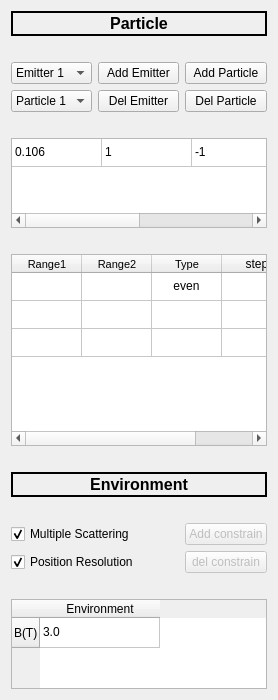
      <widget class="QWidget" name="page_2">
       <layout class="QGridLayout" name="gridLayout_3">
        <item row="9" column="0" colspan="3">
         <widget class="QTableWidget" name="par_emit_info">
          <property name="sizePolicy">
           <sizepolicy hsizetype="Expanding" vsizetype="Maximum">
            <horstretch>0</horstretch>
            <verstretch>0</verstretch>
           </sizepolicy>
          </property>
          <property name="minimumSize">
           <size>
            <width>0</width>
            <height>140</height>
           </size>
          </property>
          <property name="autoFillBackground">
           <bool>false</bool>
          </property>
          <property name="autoScroll">
           <bool>true</bool>
          </property>
          <property name="sortingEnabled">
           <bool>false</bool>
          </property>
          <property name="cornerButtonEnabled">
           <bool>true</bool>
          </property>
          <attribute name="horizontalHeaderCascadingSectionResizes">
           <bool>false</bool>
          </attribute>
          <attribute name="horizontalHeaderMinimumSectionSize">
           <number>25</number>
          </attribute>
          <attribute name="horizontalHeaderDefaultSectionSize">
           <number>70</number>
          </attribute>
          <attribute name="verticalHeaderVisible">
           <bool>false</bool>
          </attribute>
          <attribute name="verticalHeaderMinimumSectionSize">
           <number>25</number>
          </attribute>
          <attribute name="verticalHeaderDefaultSectionSize">
           <number>28</number>
          </attribute>
          <row>
           <property name="text">
            <string>p(GeV)</string>
           </property>
           <property name="font">
            <font>
             <pointsize>8</pointsize>
            </font>
           </property>
          </row>
          <row>
           <property name="text">
            <string>cos(θ)</string>
           </property>
           <property name="font">
            <font>
             <pointsize>8</pointsize>
            </font>
           </property>
          </row>
          <row>
           <property name="text">
            <string>φ(°)</string>
           </property>
           <property name="font">
            <font>
             <pointsize>8</pointsize>
            </font>
           </property>
          </row>
          <column>
           <property name="text">
            <string>Range1</string>
           </property>
           <property name="font">
            <font>
             <pointsize>8</pointsize>
            </font>
           </property>
          </column>
          <column>
           <property name="text">
            <string>Range2</string>
           </property>
           <property name="font">
            <font>
             <pointsize>8</pointsize>
            </font>
           </property>
          </column>
          <column>
           <property name="text">
            <string>Type</string>
           </property>
           <property name="font">
            <font>
             <pointsize>8</pointsize>
            </font>
           </property>
          </column>
          <column>
           <property name="text">
            <string>step</string>
           </property>
          </column>
          <item row="0" column="2">
           <property name="text">
            <string>even</string>
           </property>
           <property name="textAlignment">
            <set>AlignCenter</set>
           </property>
          </item>
         </widget>
        </item>
        <item row="3" column="2">
         <widget class="QPushButton" name="add_par_button">
          <property name="text">
           <string>Add Particle</string>
          </property>
         </widget>
        </item>
        <item row="17" column="0" colspan="3">
         <spacer name="verticalSpacer_2">
          <property name="orientation">
           <enum>Qt::Vertical</enum>
          </property>
          <property name="sizeType">
           <enum>QSizePolicy::MinimumExpanding</enum>
          </property>
          <property name="sizeHint" stdset="0">
           <size>
            <width>20</width>
            <height>0</height>
           </size>
          </property>
         </spacer>
        </item>
        <item row="13" column="2">
         <widget class="QPushButton" name="add_envir_constrain_button">
          <property name="enabled">
           <bool>false</bool>
          </property>
          <property name="text">
           <string>Add constrain</string>
          </property>
         </widget>
        </item>
        <item row="4" column="2">
         <widget class="QPushButton" name="del_par_button">
          <property name="text">
           <string>Del Particle</string>
          </property>
         </widget>
        </item>
        <item row="10" column="0" colspan="3">
         <spacer name="verticalSpacer_3">
          <property name="orientation">
           <enum>Qt::Vertical</enum>
          </property>
          <property name="sizeType">
           <enum>QSizePolicy::Preferred</enum>
          </property>
          <property name="sizeHint" stdset="0">
           <size>
            <width>20</width>
            <height>20</height>
           </size>
          </property>
         </spacer>
        </item>
        <item row="11" column="0" colspan="3">
         <widget class="QLabel" name="envir_label">
          <property name="minimumSize">
           <size>
            <width>0</width>
            <height>25</height>
           </size>
          </property>
          <property name="maximumSize">
           <size>
            <width>16777215</width>
            <height>30</height>
           </size>
          </property>
          <property name="font">
           <font>
            <pointsize>12</pointsize>
            <weight>75</weight>
            <bold>true</bold>
           </font>
          </property>
          <property name="frameShape">
           <enum>QFrame::WinPanel</enum>
          </property>
          <property name="text">
           <string>Environment</string>
          </property>
          <property name="alignment">
           <set>Qt::AlignCenter</set>
          </property>
         </widget>
        </item>
        <item row="14" column="0" colspan="2">
         <widget class="QCheckBox" name="RE_checkbox">
          <property name="text">
           <string>Position Resolution</string>
          </property>
          <property name="checked">
           <bool>true</bool>
          </property>
         </widget>
        </item>
        <item row="7" column="0" colspan="3">
         <spacer name="verticalSpacer_5">
          <property name="orientation">
           <enum>Qt::Vertical</enum>
          </property>
          <property name="sizeType">
           <enum>QSizePolicy::Preferred</enum>
          </property>
          <property name="sizeHint" stdset="0">
           <size>
            <width>20</width>
            <height>20</height>
           </size>
          </property>
         </spacer>
        </item>
        <item row="3" column="1">
         <widget class="QPushButton" name="add_emit_button">
          <property name="text">
           <string>Add Emitter</string>
          </property>
         </widget>
        </item>
        <item row="4" column="1">
         <widget class="QPushButton" name="add_emit_button_2">
          <property name="text">
           <string>Del Emitter</string>
          </property>
         </widget>
        </item>
        <item row="0" column="0" colspan="3">
         <widget class="QLabel" name="par_label">
          <property name="minimumSize">
           <size>
            <width>0</width>
            <height>25</height>
           </size>
          </property>
          <property name="maximumSize">
           <size>
            <width>16777215</width>
            <height>30</height>
           </size>
          </property>
          <property name="font">
           <font>
            <pointsize>12</pointsize>
            <weight>75</weight>
            <bold>true</bold>
           </font>
          </property>
          <property name="frameShape">
           <enum>QFrame::WinPanel</enum>
          </property>
          <property name="text">
           <string>Particle</string>
          </property>
          <property name="alignment">
           <set>Qt::AlignCenter</set>
          </property>
         </widget>
        </item>
        <item row="16" column="0" colspan="3">
         <widget class="QTableWidget" name="environment_tableWidget">
          <property name="sizePolicy">
           <sizepolicy hsizetype="Expanding" vsizetype="Preferred">
            <horstretch>0</horstretch>
            <verstretch>0</verstretch>
           </sizepolicy>
          </property>
          <property name="minimumSize">
           <size>
            <width>0</width>
            <height>60</height>
           </size>
          </property>
          <property name="maximumSize">
           <size>
            <width>16777215</width>
            <height>90</height>
           </size>
          </property>
          <attribute name="horizontalHeaderDefaultSectionSize">
           <number>120</number>
          </attribute>
          <row>
           <property name="text">
            <string>B(T)</string>
           </property>
          </row>
          <column>
           <property name="text">
            <string>Environment</string>
           </property>
          </column>
          <item row="0" column="0">
           <property name="text">
            <string>3.0</string>
           </property>
          </item>
         </widget>
        </item>
        <item row="5" column="0" colspan="3">
         <spacer name="verticalSpacer_7">
          <property name="orientation">
           <enum>Qt::Vertical</enum>
          </property>
          <property name="sizeType">
           <enum>QSizePolicy::Preferred</enum>
          </property>
          <property name="sizeHint" stdset="0">
           <size>
            <width>20</width>
            <height>20</height>
           </size>
          </property>
         </spacer>
        </item>
        <item row="2" column="0" colspan="3">
         <spacer name="verticalSpacer_4">
          <property name="orientation">
           <enum>Qt::Vertical</enum>
          </property>
          <property name="sizeType">
           <enum>QSizePolicy::Preferred</enum>
          </property>
          <property name="sizeHint" stdset="0">
           <size>
            <width>20</width>
            <height>20</height>
           </size>
          </property>
         </spacer>
        </item>
        <item row="13" column="0" colspan="2">
         <widget class="QCheckBox" name="MS_checkbox">
          <property name="layoutDirection">
           <enum>Qt::LeftToRight</enum>
          </property>
          <property name="text">
           <string>Multiple Scattering</string>
          </property>
          <property name="checked">
           <bool>true</bool>
          </property>
         </widget>
        </item>
        <item row="6" column="0" colspan="3">
         <widget class="QTableWidget" name="particle_info">
          <property name="sizePolicy">
           <sizepolicy hsizetype="Expanding" vsizetype="Maximum">
            <horstretch>0</horstretch>
            <verstretch>0</verstretch>
           </sizepolicy>
          </property>
          <property name="minimumSize">
           <size>
            <width>0</width>
            <height>0</height>
           </size>
          </property>
          <property name="maximumSize">
           <size>
            <width>16777215</width>
            <height>90</height>
           </size>
          </property>
          <attribute name="horizontalHeaderVisible">
           <bool>false</bool>
          </attribute>
          <attribute name="horizontalHeaderCascadingSectionResizes">
           <bool>false</bool>
          </attribute>
          <attribute name="horizontalHeaderDefaultSectionSize">
           <number>90</number>
          </attribute>
          <attribute name="verticalHeaderVisible">
           <bool>false</bool>
          </attribute>
          <attribute name="verticalHeaderMinimumSectionSize">
           <number>20</number>
          </attribute>
          <attribute name="verticalHeaderDefaultSectionSize">
           <number>28</number>
          </attribute>
          <attribute name="verticalHeaderHighlightSections">
           <bool>true</bool>
          </attribute>
          <row>
           <property name="text">
            <string>Particle</string>
           </property>
          </row>
          <column>
           <property name="text">
            <string>Mass(GeV)</string>
           </property>
           <property name="font">
            <font>
             <pointsize>8</pointsize>
            </font>
           </property>
          </column>
          <column>
           <property name="text">
            <string>Charge</string>
           </property>
           <property name="font">
            <font>
             <pointsize>8</pointsize>
            </font>
           </property>
          </column>
          <column>
           <property name="text">
            <string>beam spot</string>
           </property>
           <property name="textAlignment">
            <set>AlignJustify|AlignVCenter</set>
           </property>
          </column>
          <column>
           <property name="text">
            <string>percentage</string>
           </property>
          </column>
          <item row="0" column="0">
           <property name="text">
            <string>0.106</string>
           </property>
          </item>
          <item row="0" column="1">
           <property name="text">
            <string>1</string>
           </property>
          </item>
          <item row="0" column="2">
           <property name="text">
            <string>-1</string>
           </property>
          </item>
         </widget>
        </item>
        <item row="14" column="2">
         <widget class="QPushButton" name="del_envir_constrain_button">
          <property name="enabled">
           <bool>false</bool>
          </property>
          <property name="text">
           <string>del constrain</string>
          </property>
         </widget>
        </item>
        <item row="3" column="0">
         <widget class="QComboBox" name="Emitter_combox">
          <property name="maximumSize">
           <size>
            <width>120</width>
            <height>16777215</height>
           </size>
          </property>
          <item>
           <property name="text">
            <string>Emitter 1</string>
           </property>
          </item>
         </widget>
        </item>
        <item row="4" column="0">
         <widget class="QComboBox" name="particle_combox">
          <property name="maximumSize">
           <size>
            <width>120</width>
            <height>16777215</height>
           </size>
          </property>
          <property name="duplicatesEnabled">
           <bool>false</bool>
          </property>
          <property name="frame">
           <bool>true</bool>
          </property>
          <item>
           <property name="text">
            <string>Particle 1</string>
           </property>
          </item>
         </widget>
        </item>
        <item row="15" column="0" colspan="3">
         <spacer name="verticalSpacer_11">
          <property name="orientation">
           <enum>Qt::Vertical</enum>
          </property>
          <property name="sizeType">
           <enum>QSizePolicy::Preferred</enum>
          </property>
          <property name="sizeHint" stdset="0">
           <size>
            <width>20</width>
            <height>20</height>
           </size>
          </property>
         </spacer>
        </item>
        <item row="12" column="0" colspan="3">
         <spacer name="verticalSpacer_10">
          <property name="orientation">
           <enum>Qt::Vertical</enum>
          </property>
          <property name="sizeType">
           <enum>QSizePolicy::Preferred</enum>
          </property>
          <property name="sizeHint" stdset="0">
           <size>
            <width>20</width>
            <height>20</height>
           </size>
          </property>
         </spacer>
        </item>
       </layout>
      </widget>
